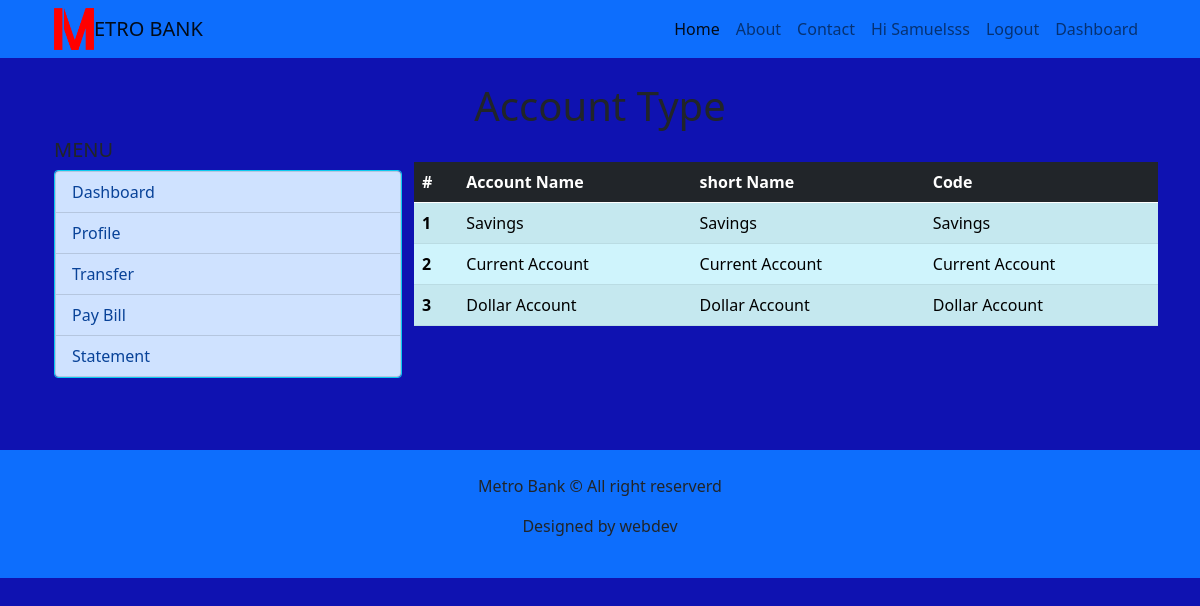
/accountType/ (signed in), run on the app's committed database.
### accounts/models.py (models this page shows)
class CustomUser(AbstractUser):
    middle_name = models.CharField(max_length=255, default='')
    birth_date = models.DateField(null=True, blank=True)
    currentBalance = models.DecimalField(max_digits=100, decimal_places=2,default=0.00)
    accType = models.ForeignKey(AccType, on_delete=models.PROTECT,null=True, blank=True)
    image = ProcessedImageField(blank=True, null=True,default='profile/metrologo.png', upload_to='profile',processors=[ResizeToFill(100, 100)],format='JPEG',options={'quality': 60})

### bank/models.py (models this page shows, shortened)
class AccType(models.Model):
    accTypeName = models.CharField(max_length=100, verbose_name="Account Type", unique=True, default='')

### bank/views.py (the view)
# urls.py: path('accountType/', views.accountTypeView, name="accountType"),
def accountTypeView(request):
    accountTypes = AccType.objects.all()
    context = {
        'accountTypes': accountTypes,
    }
    return render(request, 'bank/accountType.html', context)

### bank/templates/bank/accountType.html (shortened to what this page needs)
{% extends "base/base.html" %}
{% block content %}
    <main class="container mb-5">
        <h1 class="text-center display-6 pt-4">Account Type</h1>
        <div class="row">
            <div class="col-12 col-md-4">
                {% include "bank/menu.html" %}
            </div>
            <div class="col-12 col-md-8">
                <div class="row justify-content-between">
                    <table class="table table-striped table-info table-hover mt-4">
                        <thead>
                            <tr class="">
                                <th scope="col" class="bg-dark text-white">#</th>
                                <th scope="col" class="bg-dark text-white">Account Name</th>
                                <th scope="col" class="bg-dark text-white">short Name</th>
                                <th scope="col" class="bg-dark text-white">Code</th>
                            </tr>
                        </thead>
                        <tbody >
                            {% for accountType in accountTypes  %}
                            <tr>
                                <th scope="col">{{ forloop.counter }} </th>
                                <td scope="col">{{ accountType.accTypeName }} </td>
                                <td scope="col">{{ accountType.accTypeName }}</td>
                                <td scope="col">{{ accountType.accTypeName }}</td>
                            </tr>
                            {% endfor %}
                        </tbody>
                    </table>
                </div>
            </div>
        </div>
    </main>
{% endblock content %}

### base/templates/base/base.html (shortened to what this page needs)
{% load static %}
<!DOCTYPE html>
<html lang="en">
<head>
    <link rel="stylesheet" href=" {% static "base/bootstrap/css/bootstrap.css" %} ">
    <link rel="stylesheet" href=" {% static "base/scss/custom.css" %} ">
	<link rel="stylesheet" href="{% static "base/css/mystyle.css" %}">
</head>
<body class='mybg'>
	<header>
		<nav class="navbar navbar-expand-lg navbar-light bg-warning">
			<div class="container">
				<img src="{% static "base/images/metrologo.png" %}" alt="" width="40px">
			  <a class="navbar-brand" href="#">ETRO BANK</a>
			  <div class="collapse navbar-collapse justify-content-end" id="navbarSupportedContent">
				<ul class="navbar-nav  mb-2 mb-lg-0">
				  <li class="nav-item">
					<a class="nav-link active" aria-current="page" href="{% url "home" %}">Home</a>
				  </li>
				  <li class="nav-item">
					<a class="nav-link" href="{% url "about" %}">About</a>
				  </li>
				  <li class="nav-item">
					<a class="nav-link" href="{% url "contact" %}">Contact</a>
				  </li>
				  {% if request.user.is_authenticated %}
				  <li class="nav-item">
					<a class="nav-link" href="{% url "client_profile" %}">Hi {{ request.user.first_name|title }}</a>
				  </li>
				  <li class="nav-item">
					<a class="nav-link" href="{% url "signOut" %}">Logout</a>
				</li>
						{% if request.user.is_superuser %}
							<li class="nav-item">
								<a class="nav-link" href="{% url "admin_dashboard" %}">Dashboard</a>
							</li>
							{% else %}
							<li class="nav-item">
								<a class="nav-link" href="{% url "client_dashboard" %}">Dashboard</a>
							</li>
						{% endif %}
				  {% endif %}
				</ul>
			  </div>
			</div>
		  </nav>
	</header>
    {% block content %}
	{% endblock content %}
	<footer class='bg-warning p-4'>
		<div class="container text-center bg-warning py-g">
			<p>Metro Bank &copy All right reserverd</p>
			<p>Designed by webdev</p>
		</div>
	</footer>
</body>
</html>

### base/static/base/css/mystyle.css (style rules this page uses)
.bg-warning { background-color: aqua; }
.mybg { background-color: rgb(15, 18, 177) !important; }

### data on the page
CustomUser: user.first_name "Samuelsss"
AccType: accTypeName "Savings"
AccType: accTypeName "Current Account"
AccType: accTypeName "Dollar Account"
